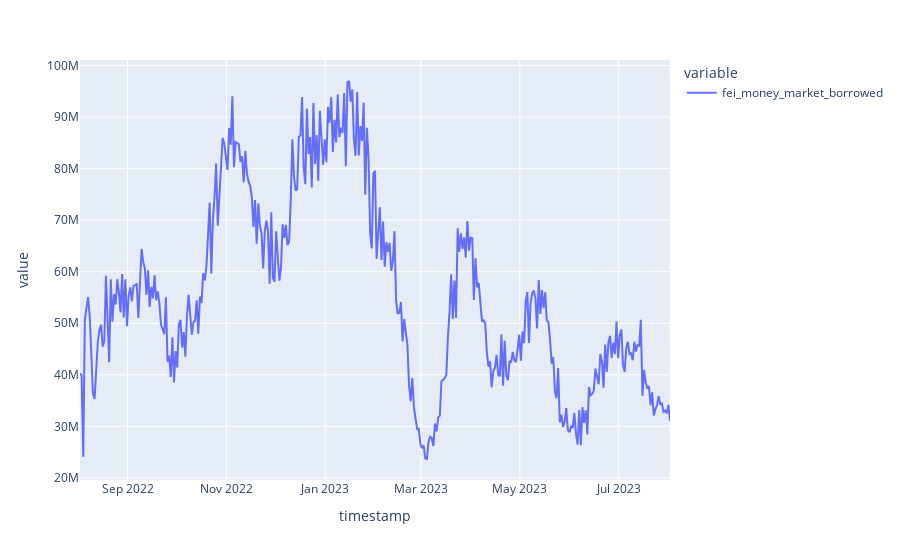

The notebook cell this image was saved under:
### Code cell
df['fei_money_market_borrowed'].plot()

### Figure 1 — Plotly figure (JSON) as saved in the notebook; plotly's stock layout.template omitted (floating-point values rounded to 4 significant figures; data arrays with more than 128 entries replaced by an {"elided": "..."} marker saying what was removed)
{"data": [{"hovertemplate": "variable=fei_money_market_borrowed<br>timestamp=%{x}<br>value=%{y}<extra></extra>", "legendgroup": "fei_money_market_borrowed", "line": {"color": "#636efa", "dash": "solid"}, "marker": {"symbol": "circle"}, "mode": "lines", "name": "fei_money_market_borrowed", "orientation": "v", "showlegend": true, "type": "scatter", "x": {"elided": "365 str values"}, "xaxis": "x", "y": {"elided": "365 float values"}, "yaxis": "y"}], "layout": {"autosize": true, "legend": {"title": {"text": "variable"}, "tracegroupgap": 0}, "margin": {"t": 60}, "xaxis": {"anchor": "y", "autorange": true, "domain": [0, 1], "range": ["2022-08-02 15:46:26.2824", "2023-08-01 15:46:26.2824"], "title": {"text": "timestamp"}, "type": "date"}, "yaxis": {"anchor": "x", "autorange": true, "domain": [0, 1], "range": [19600000.0, 101100000.0], "title": {"text": "value"}, "type": "linear"}}}
